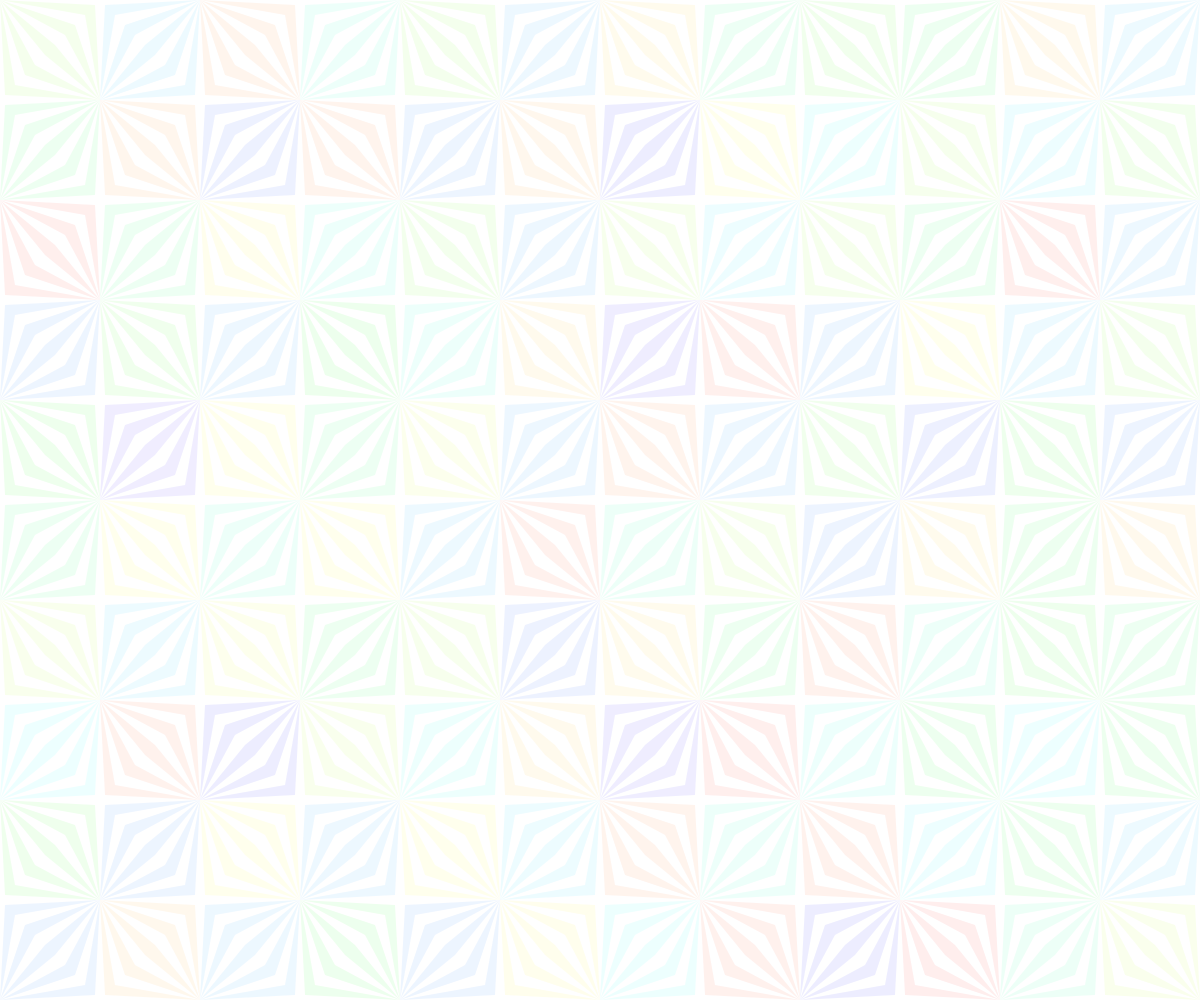
Frame 1 (no input)
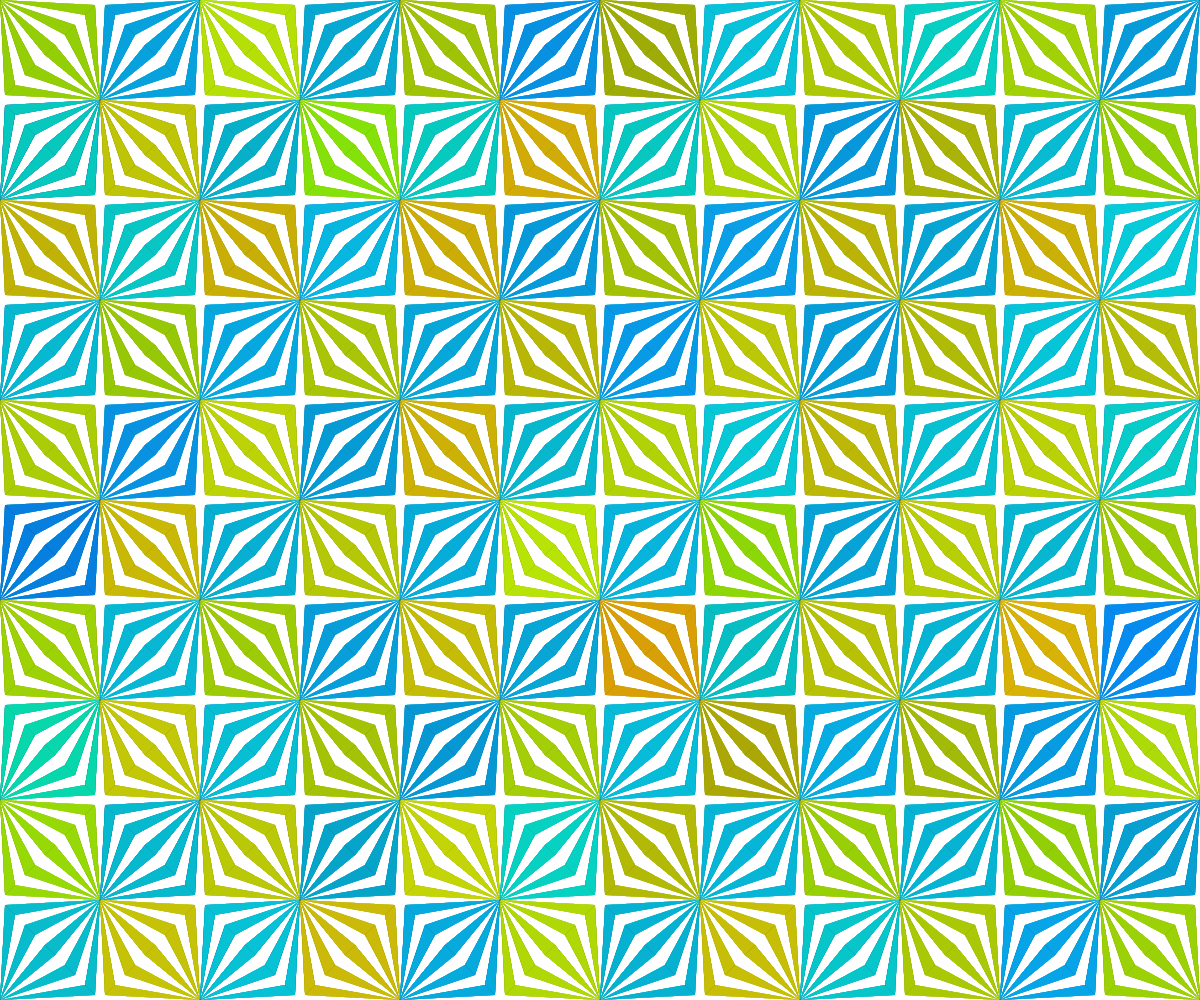
Frame 60 (no input)
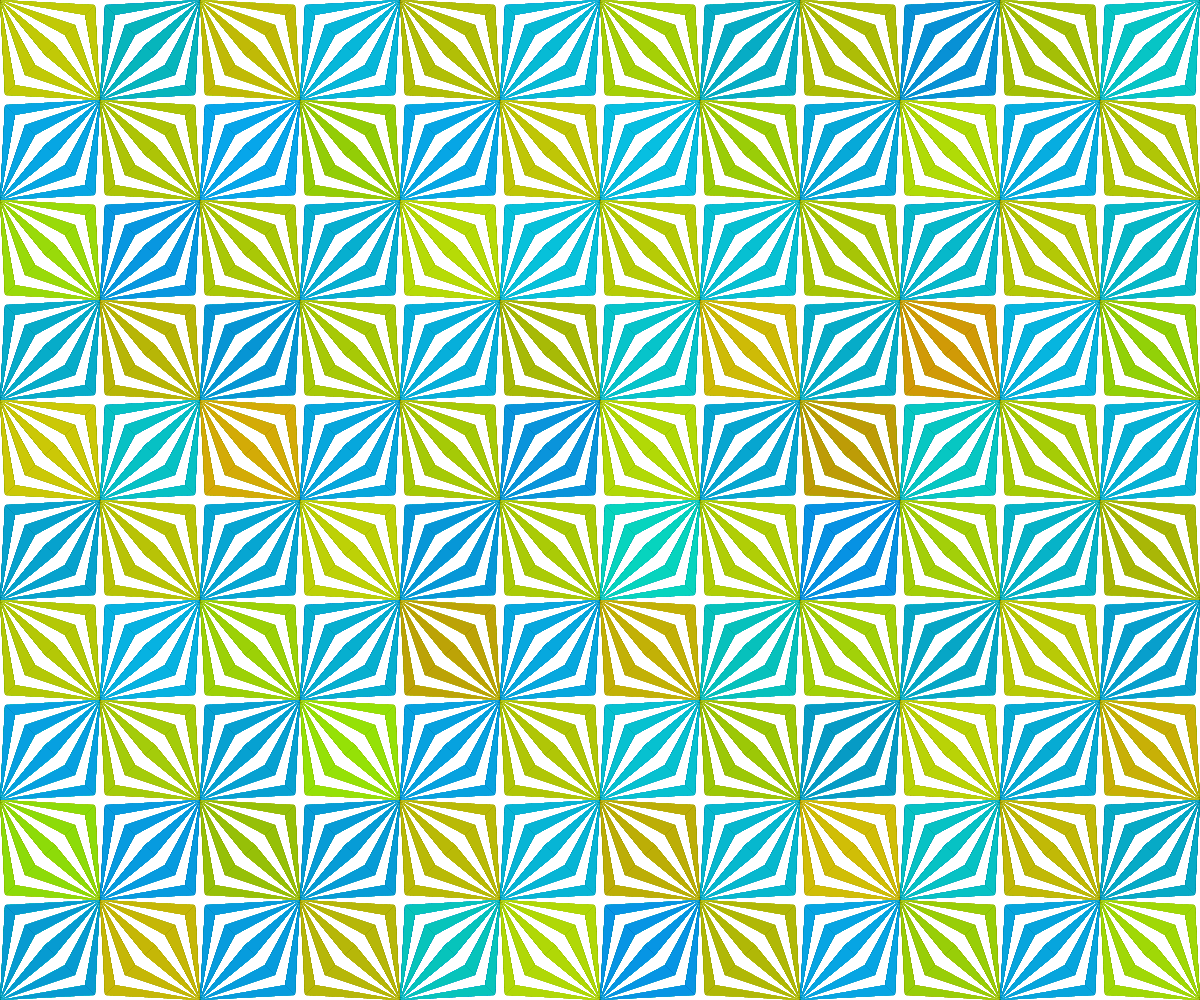
Frame 120 (the mouse pressed at the canvas centre since frame 60)

The p5.js sketch that drew these frames (run headless with seeded random() and noise() and a simulated clock; from frame 60 on, the mouse is pressed at the canvas centre):

// p5.js sketch
// ── sketch.js
/* eslint-disable no-undef, no-unused-vars */
let x = 0,
  y = 0;

function setup() {
  createCanvas(windowWidth, windowHeight);
  // Put setup code here
  background(255);
}

function draw() {
  // Put drawings here
  for (i = 0; i < height; i += 100) {
    for (j = 0; j < width; j += 200) {
      abc(j, i);
    }
    i += 100;
    for (j = 100; j < width; j += 200) {
      abc(j, i);
    }
  }

  for (i = 0; i < height; i += 100) {
    for (j = 100; j < width; j += 200) {
      def(j, i);
    }
    i += 100;
    for (j = 0; j < width; j += 200) {
      def(j, i);
    }
  }
}

function abc(x, y) {
  fill(0);
  noStroke();
  //triangle(x, y, x + 200, y, x, y + 200);
  colorMode(HSB, 360, 256, 256);
  fill(random(0, 130), 255, 255, 0.07);
  for (
    a = 95, b = 5, c = 85, d = 15;
    a >= 15 && b <= 85 && c >= 5 && d <= 95;
    a -= 20, b += 20, c -= 20, d += 20
  ) {
    triangle(x, y, x + a, y + b, x + c, y + d);
  }
  // triangle(x, y, x + 95, y + 5, x + 85, y + 15);
  // triangle(x, y, x + 75, y + 25, x + 65, y + 35);
  // triangle(x, y, x + 55, y + 45, x + 45, y + 55);
  // triangle(x, y, x + 35, y + 65, x + 25, y + 75);
  // triangle(x, y, x + 15, y + 85, x + 5, y + 95);

  for (
    a = 95, b = 5, c = 85, d = 15;
    a >= 15 && b <= 85 && c >= 5 && d <= 95;
    a -= 20, b += 20, c -= 20, d += 20
  ) {
    triangle(x + 100, y + 100, x + a, y + b, x + c, y + d);
  }
  // triangle(x + 100, y + 100, x + 95, y + 5, x + 85, y + 15);
  // triangle(x + 100, y + 100, x + 75, y + 25, x + 65, y + 35);
  // triangle(x + 100, y + 100, x + 55, y + 45, x + 45, y + 55);
  // triangle(x + 100, y + 100, x + 35, y + 65, x + 25, y + 75);
  // triangle(x + 100, y + 100, x + 15, y + 85, x + 5, y + 95);
}

function def(x, y) {
  fill(0);
  noStroke();
  //triangle(x, y, x + 200, y, x, y + 200);
  colorMode(HSB, 360, 256, 256);
  fill(random(130, 250), 255, 255, 0.07);
  for (a = 5, b = 15; a <= 85 && b <= 95; a += 20, b += 20) {
    triangle(x, y + 100, x + a, y + a, x + b, y + b);
  }
  // triangle(x, y + 100, x + 5, y + 5, x + 15, y + 15);
  // triangle(x, y + 100, x + 25, y + 25, x + 35, y + 35);
  // triangle(x, y + 100, x + 45, y + 45, x + 55, y + 55);
  // triangle(x, y + 100, x + 65, y + 65, x + 75, y + 75);
  // triangle(x, y + 100, x + 85, y + 85, x + 95, y + 95);

  for (a = 5, b = 15; a <= 85 && b <= 95; a += 20, b += 20) {
    triangle(x + 100, y, x + a, y + a, x + b, y + b);
  }
  // triangle(x + 100, y, x + 5, y + 5, x + 15, y + 15);
  // triangle(x + 100, y, x + 25, y + 25, x + 35, y + 35);
  // triangle(x + 100, y, x + 45, y + 45, x + 55, y + 55);
  // triangle(x + 100, y, x + 65, y + 65, x + 75, y + 75);
  // triangle(x + 100, y, x + 85, y + 85, x + 95, y + 95);
}

// This Redraws the Canvas when resized
windowResized = function () {
  resizeCanvas(windowWidth, windowHeight);
};
